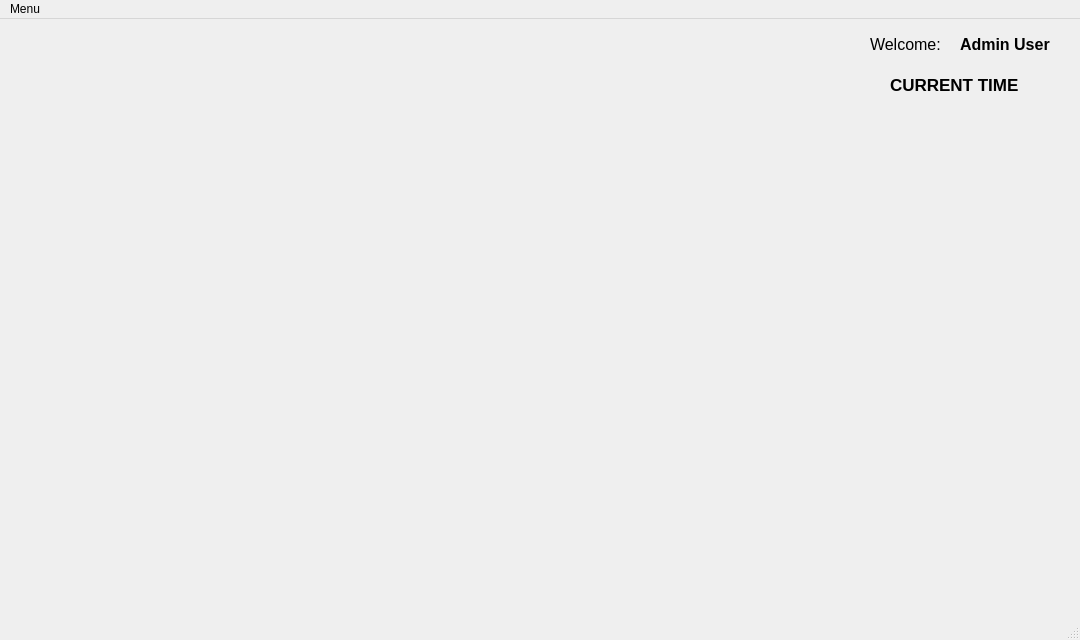
<?xml version="1.0" encoding="UTF-8"?>
<ui version="4.0">
 <class>MainWindow</class>
 <widget class="QMainWindow" name="MainWindow">
  <property name="geometry">
   <rect>
    <x>0</x>
    <y>0</y>
    <width>1080</width>
    <height>640</height>
   </rect>
  </property>
  <property name="windowTitle">
   <string>User Ticket Management System</string>
  </property>
  <widget class="QWidget" name="centralwidget">
   <widget class="QLabel" name="label">
    <property name="geometry">
     <rect>
      <x>870</x>
      <y>10</y>
      <width>81</width>
      <height>31</height>
     </rect>
    </property>
    <property name="font">
     <font>
      <pointsize>12</pointsize>
     </font>
    </property>
    <property name="text">
     <string>Welcome: </string>
    </property>
   </widget>
   <widget class="QLabel" name="label_2">
    <property name="geometry">
     <rect>
      <x>960</x>
      <y>10</y>
      <width>101</width>
      <height>31</height>
     </rect>
    </property>
    <property name="font">
     <font>
      <pointsize>12</pointsize>
      <weight>75</weight>
      <bold>true</bold>
     </font>
    </property>
    <property name="text">
     <string>Admin User</string>
    </property>
   </widget>
   <widget class="QLabel" name="label_3">
    <property name="geometry">
     <rect>
      <x>220</x>
      <y>150</y>
      <width>611</width>
      <height>391</height>
     </rect>
    </property>
    <property name="styleSheet">
     <string notr="true">image: url(./icon/ticket_background.png);</string>
    </property>
    <property name="text">
     <string/>
    </property>
    <property name="pixmap">
     <pixmap>../icon/ticket_background.png</pixmap>
    </property>
   </widget>
   <widget class="QLabel" name="label_datetime">
    <property name="geometry">
     <rect>
      <x>890</x>
      <y>50</y>
      <width>181</width>
      <height>31</height>
     </rect>
    </property>
    <property name="font">
     <font>
      <pointsize>13</pointsize>
      <weight>75</weight>
      <bold>true</bold>
     </font>
    </property>
    <property name="text">
     <string>CURRENT TIME</string>
    </property>
   </widget>
  </widget>
  <widget class="QMenuBar" name="menubar">
   <property name="geometry">
    <rect>
     <x>0</x>
     <y>0</y>
     <width>1080</width>
     <height>25</height>
    </rect>
   </property>
   <widget class="QMenu" name="menuFile">
    <property name="title">
     <string>Menu</string>
    </property>
    <addaction name="actionList_Users"/>
    <addaction name="actionUser_Payments_Info"/>
    <addaction name="actionTicket_info"/>
    <addaction name="actionAbout"/>
    <addaction name="action_Exit"/>
   </widget>
   <addaction name="menuFile"/>
  </widget>
  <widget class="QStatusBar" name="statusbar"/>
  <action name="actionOpen">
   <property name="text">
    <string>Open</string>
   </property>
  </action>
  <action name="actionExit">
   <property name="text">
    <string>Logout</string>
   </property>
  </action>
  <action name="actionList_Users">
   <property name="text">
    <string>List of Users</string>
   </property>
  </action>
  <action name="actionAbout_Us">
   <property name="text">
    <string>About Us</string>
   </property>
  </action>
  <action name="actionTicket_info">
   <property name="text">
    <string>Ticket Info</string>
   </property>
  </action>
  <action name="actionUser_Payments_Info">
   <property name="text">
    <string>User Payments Info</string>
   </property>
  </action>
  <action name="action_Exit">
   <property name="text">
    <string>Exit</string>
   </property>
  </action>
  <action name="actionAbout">
   <property name="text">
    <string>About Software</string>
   </property>
  </action>
 </widget>
 <resources/>
 <connections/>
</ui>
